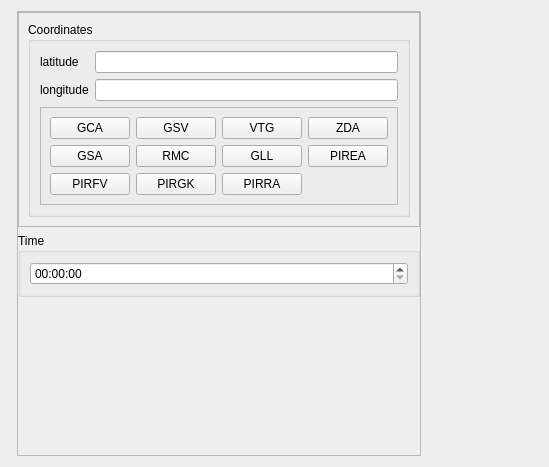
<?xml version="1.0" encoding="UTF-8"?>
<ui version="4.0">
 <class>MainBox</class>
 <widget class="QWidget" name="MainBox">
  <property name="geometry">
   <rect>
    <x>0</x>
    <y>0</y>
    <width>549</width>
    <height>467</height>
   </rect>
  </property>
  <property name="windowTitle">
   <string>Dialog</string>
  </property>
  <layout class="QHBoxLayout" name="horizontalLayout">
   <item>
    <widget class="SerialBox5" name="serialWidget" native="true"/>
   </item>
   <item>
    <widget class="QFrame" name="frame_3">
     <property name="sizePolicy">
      <sizepolicy hsizetype="Fixed" vsizetype="Preferred">
       <horstretch>0</horstretch>
       <verstretch>0</verstretch>
      </sizepolicy>
     </property>
     <property name="frameShape">
      <enum>QFrame::StyledPanel</enum>
     </property>
     <property name="frameShadow">
      <enum>QFrame::Raised</enum>
     </property>
     <layout class="QVBoxLayout" name="verticalLayout_6">
      <property name="leftMargin">
       <number>0</number>
      </property>
      <property name="topMargin">
       <number>0</number>
      </property>
      <property name="rightMargin">
       <number>0</number>
      </property>
      <property name="bottomMargin">
       <number>0</number>
      </property>
      <item>
       <widget class="QFrame" name="frame">
        <property name="frameShape">
         <enum>QFrame::StyledPanel</enum>
        </property>
        <property name="frameShadow">
         <enum>QFrame::Raised</enum>
        </property>
        <layout class="QHBoxLayout" name="horizontalLayout_2">
         <item>
          <widget class="QGroupBox" name="groupBox">
           <property name="title">
            <string>Coordinates</string>
           </property>
           <layout class="QVBoxLayout" name="verticalLayout_3">
            <item>
             <layout class="QGridLayout" name="gridLayout_3">
              <item row="0" column="0">
               <widget class="QLabel" name="label_12">
                <property name="text">
                 <string>latitude</string>
                </property>
               </widget>
              </item>
              <item row="1" column="0">
               <widget class="QLabel" name="label_13">
                <property name="text">
                 <string>longitude</string>
                </property>
               </widget>
              </item>
              <item row="0" column="1">
               <widget class="QLineEdit" name="lineEdit"/>
              </item>
              <item row="1" column="1">
               <widget class="QLineEdit" name="lineEdit_2"/>
              </item>
             </layout>
            </item>
            <item>
             <widget class="QFrame" name="frame_2">
              <property name="sizePolicy">
               <sizepolicy hsizetype="Fixed" vsizetype="Fixed">
                <horstretch>0</horstretch>
                <verstretch>0</verstretch>
               </sizepolicy>
              </property>
              <property name="frameShape">
               <enum>QFrame::StyledPanel</enum>
              </property>
              <property name="frameShadow">
               <enum>QFrame::Raised</enum>
              </property>
              <layout class="QVBoxLayout" name="verticalLayout_5">
               <item>
                <layout class="QGridLayout" name="gridLayout">
                 <item row="0" column="1">
                  <widget class="QPushButton" name="btn_GSV">
                   <property name="text">
                    <string>GSV</string>
                   </property>
                  </widget>
                 </item>
                 <item row="1" column="0">
                  <widget class="QPushButton" name="btn_GSA">
                   <property name="text">
                    <string>GSA</string>
                   </property>
                  </widget>
                 </item>
                 <item row="0" column="3">
                  <widget class="QPushButton" name="btn_ZDA">
                   <property name="text">
                    <string>ZDA</string>
                   </property>
                  </widget>
                 </item>
                 <item row="1" column="3">
                  <widget class="QPushButton" name="btn_PIREA">
                   <property name="text">
                    <string>PIREA</string>
                   </property>
                  </widget>
                 </item>
                 <item row="0" column="0">
                  <widget class="QPushButton" name="btn_GCA">
                   <property name="text">
                    <string>GCA</string>
                   </property>
                  </widget>
                 </item>
                 <item row="1" column="1">
                  <widget class="QPushButton" name="btn_RMC">
                   <property name="text">
                    <string>RMC</string>
                   </property>
                  </widget>
                 </item>
                 <item row="0" column="2">
                  <widget class="QPushButton" name="btn_VTG">
                   <property name="text">
                    <string>VTG</string>
                   </property>
                  </widget>
                 </item>
                 <item row="1" column="2">
                  <widget class="QPushButton" name="btn_GLL">
                   <property name="text">
                    <string>GLL</string>
                   </property>
                  </widget>
                 </item>
                 <item row="3" column="0">
                  <widget class="QPushButton" name="btn_PIRFV">
                   <property name="text">
                    <string>PIRFV</string>
                   </property>
                  </widget>
                 </item>
                 <item row="3" column="1">
                  <widget class="QPushButton" name="btn_PIRGK">
                   <property name="text">
                    <string>PIRGK</string>
                   </property>
                  </widget>
                 </item>
                 <item row="3" column="2">
                  <widget class="QPushButton" name="btn_PIRRA">
                   <property name="text">
                    <string>PIRRA</string>
                   </property>
                  </widget>
                 </item>
                </layout>
               </item>
              </layout>
             </widget>
            </item>
           </layout>
          </widget>
         </item>
        </layout>
       </widget>
      </item>
      <item>
       <widget class="QGroupBox" name="groupBox_2">
        <property name="title">
         <string>Time</string>
        </property>
        <layout class="QVBoxLayout" name="verticalLayout_4">
         <item>
          <widget class="QTimeEdit" name="timeEdit"/>
         </item>
        </layout>
       </widget>
      </item>
      <item>
       <spacer name="verticalSpacer_3">
        <property name="orientation">
         <enum>Qt::Vertical</enum>
        </property>
        <property name="sizeHint" stdset="0">
         <size>
          <width>20</width>
          <height>40</height>
         </size>
        </property>
       </spacer>
      </item>
     </layout>
    </widget>
   </item>
   <item>
    <spacer name="horizontalSpacer">
     <property name="orientation">
      <enum>Qt::Horizontal</enum>
     </property>
     <property name="sizeHint" stdset="0">
      <size>
       <width>40</width>
       <height>20</height>
      </size>
     </property>
    </spacer>
   </item>
  </layout>
 </widget>
 <customwidgets>
  <customwidget>
   <class>SerialBox5</class>
   <extends>QWidget</extends>
   <header>serialbox5.hpp</header>
   <container>1</container>
  </customwidget>
 </customwidgets>
 <tabstops>
  <tabstop>lineEdit</tabstop>
  <tabstop>lineEdit_2</tabstop>
  <tabstop>timeEdit</tabstop>
  <tabstop>btn_GCA</tabstop>
  <tabstop>btn_GSV</tabstop>
  <tabstop>btn_VTG</tabstop>
  <tabstop>btn_ZDA</tabstop>
  <tabstop>btn_GSA</tabstop>
  <tabstop>btn_RMC</tabstop>
  <tabstop>btn_GLL</tabstop>
  <tabstop>btn_PIREA</tabstop>
  <tabstop>btn_PIRFV</tabstop>
  <tabstop>btn_PIRGK</tabstop>
  <tabstop>btn_PIRRA</tabstop>
 </tabstops>
 <resources/>
 <connections/>
</ui>
